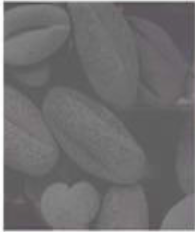
#> input picture OPQ 8/ex1_1.png, 195 x 232 px, found by its file name
$ python code1.py
#> lines starting #> are read from the running program, lines starting #| are printed output that depends on the picture
import cv2
import numpy as np
import matplotlib.pyplot as plt

# Read image in grayscale
src_image = cv2.imread("ex1_1.png", cv2.IMREAD_GRAYSCALE)
#> src_image: shape (232, 195); min 78, max 255, mean 111.5

if src_image is None:
    print("Image not found!")
    exit()

# -------------------------
# Contrast Stretching
# -------------------------
r_min = np.min(src_image)
#> r_min = 78
r_max = np.max(src_image)
#> r_max = 255

stretched_image = (src_image - r_min) / (r_max - r_min) * 255
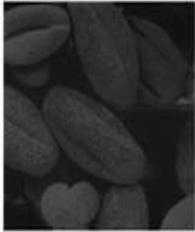
#> stretched_image: shape (232, 195) float64; min 0, max 255, mean 48.2
stretched_image = np.uint8(stretched_image)

# -------------------------
# Display Images
# -------------------------
plt.figure(figsize=(10,5))

plt.subplot(1,2,1)
plt.imshow(src_image, cmap='gray')
plt.title("Original")
plt.axis('off')

plt.subplot(1,2,2)
plt.imshow(stretched_image, cmap='gray')
plt.title(f"Contrast Stretched (rmin={r_min}, rmax={r_max})")
plt.axis('off')

plt.show()
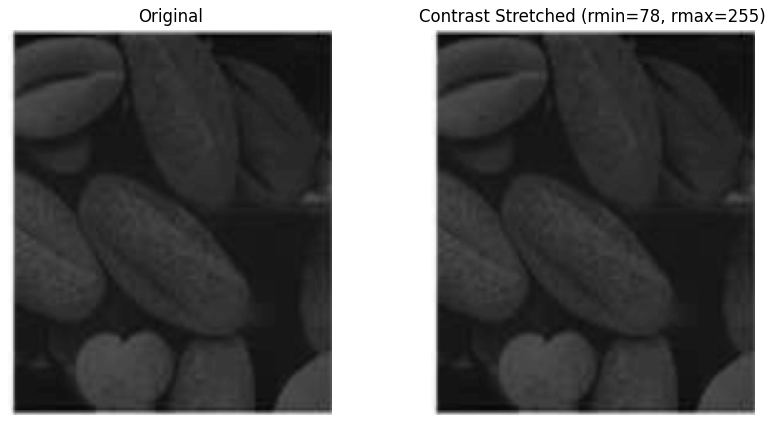
#> figure drawn by matplotlib, 2 panels

# -------------------------
# Histograms
# -------------------------
plt.figure(figsize=(10,4))
plt.subplot(1,2,1)
plt.hist(src_image.ravel(), bins=256, range=(0,255))
plt.title("Histogram Before")

plt.subplot(1,2,2)
plt.hist(stretched_image.ravel(), bins=256, range=(0,255))
plt.title("Histogram After")

plt.show()
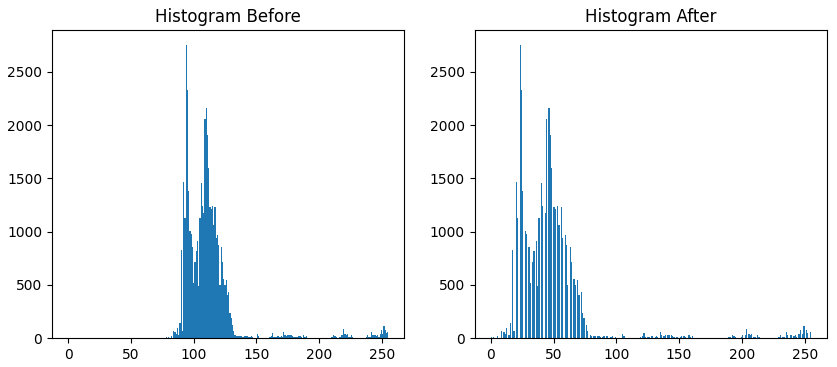
#> figure drawn by matplotlib, 2 panels; panel 1: tallest bar 2756 high, from x = 93.63 to 94.63; panel 2: tallest bar 2756 high, from x = 22.91 to 23.91

$ run again, with OPQ 8/ex1_2.png copied over OPQ 8/ex1_1.png
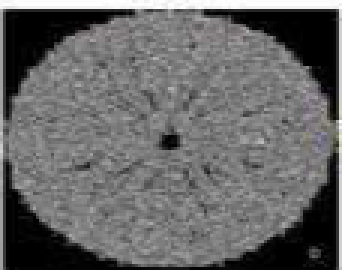
#> input picture OPQ 8/ex1_2.png, 114 x 90 px, found by its file name (shown 3 times larger)
#> r_min = 0
#> r_max = 255
#> `plt.show()`:
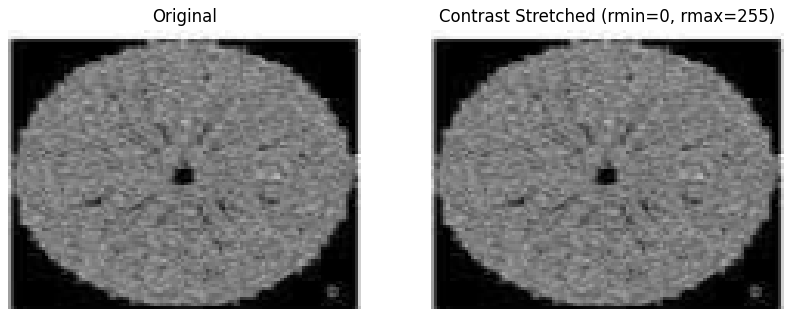
#> figure drawn by matplotlib, 2 panels
#> `plt.show()`:
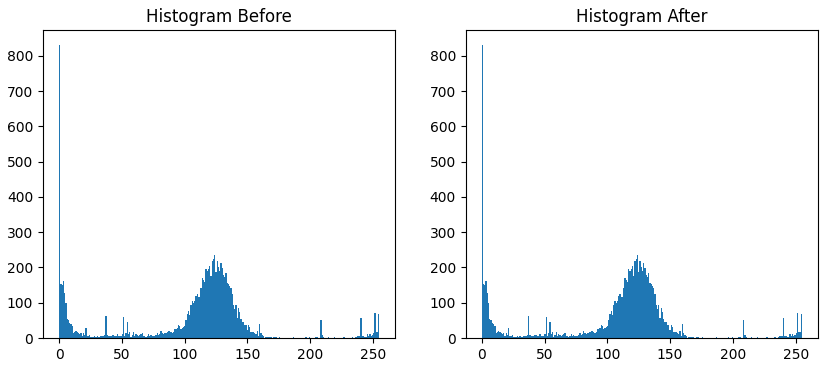
#> figure drawn by matplotlib, 2 panels; panel 1: tallest bar 832 high, from x = 0 to 0.996; panel 2: tallest bar 832 high, from x = 0 to 0.996

$ run again, with OPQ 8/ex1_3.png copied over OPQ 8/ex1_1.png
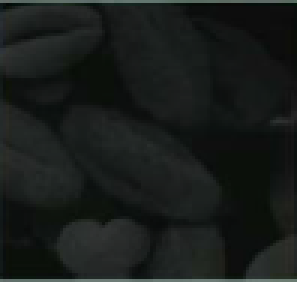
#> input picture OPQ 8/ex1_3.png, 99 x 94 px, found by its file name (shown 3 times larger)
#> r_min = 0
#> r_max = 123
#> `stretched_image = (src_image - r_min) / (r_max - r_min) * 255`:
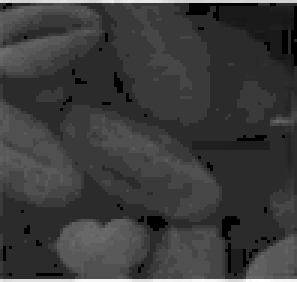
#> stretched_image: shape (94, 99) float64 (shown 3 times larger); min 0, max 255, mean 59.7
#> `plt.show()`:
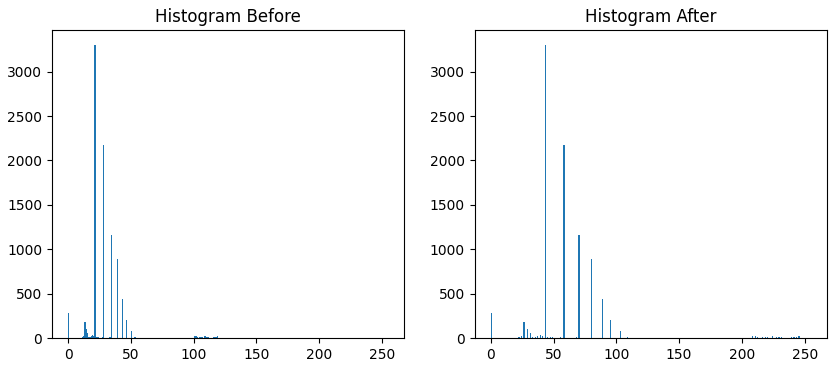
#> figure drawn by matplotlib, 2 panels; panel 1: tallest bar 3305 high, from x = 20.92 to 21.91; panel 2: tallest bar 3305 high, from x = 42.83 to 43.83

$ run again, with OPQ 8/ex1_4.png copied over OPQ 8/ex1_1.png
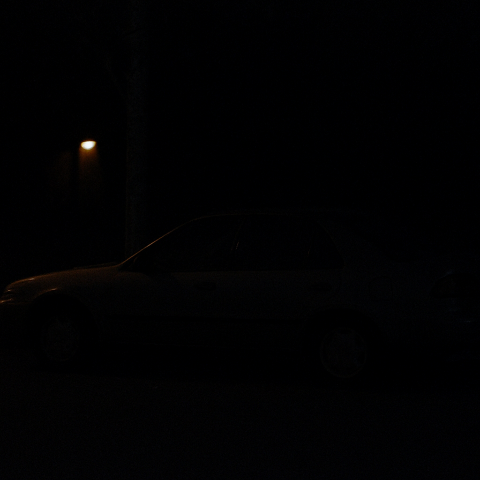
#> input picture OPQ 8/ex1_4.png, 480 x 480 px, found by its file name
#> r_min = 0
#> r_max = 249
#> `plt.show()`:
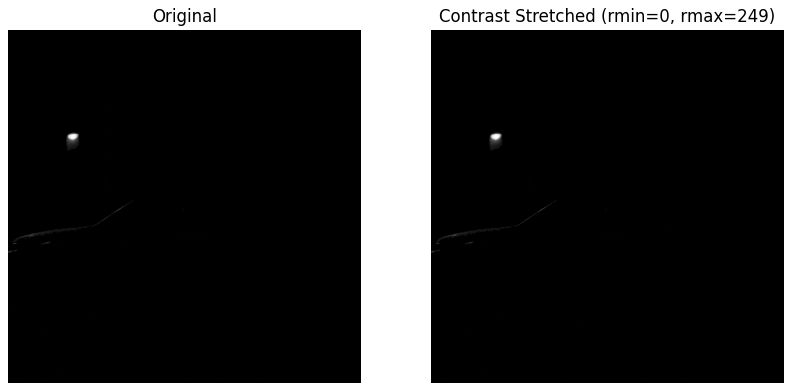
#> figure drawn by matplotlib, 2 panels
#> `plt.show()`:
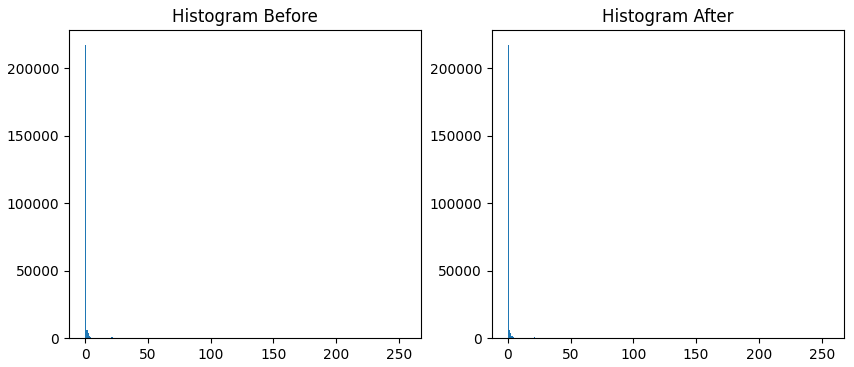
#> figure drawn by matplotlib, 2 panels; panel 1: tallest bar 217428 high, from x = 0 to 0.996; panel 2: tallest bar 217428 high, from x = 0 to 0.996
